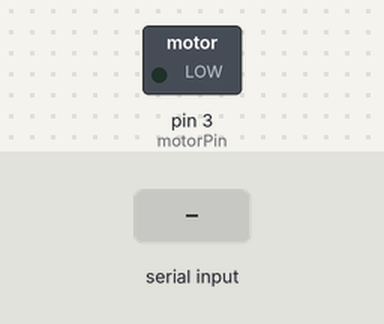
A sketch run on a simulated Arduino Uno, built with avr-gcc and run on an emulated ATmega328P. Shown: switched loads named in the sketch (green lamp = pin HIGH). The test bench sets the inputs (shaded band). What the sketch prints to the serial monitor is not drawn.

Above: at 1.2 s.
1.3 s: "90,45\n" received over Serial
At 1.8 s:
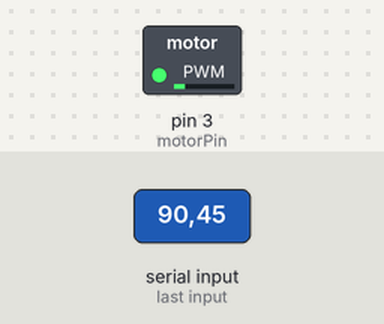
3.8 s: "30,150\n" received over Serial
At 4.6 s:
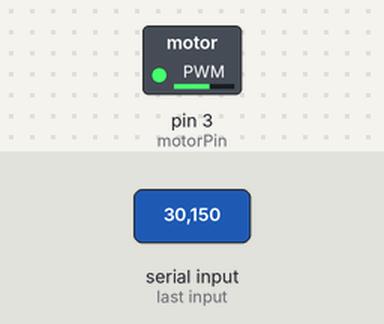
6.3 s: "200\n" received over Serial
At 6.7 s:
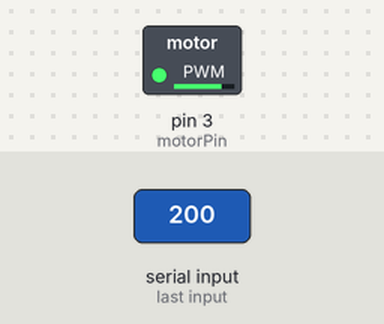
Timing chart, 0 to 9.3 s (numbered marks = the images above; inputs shaded):
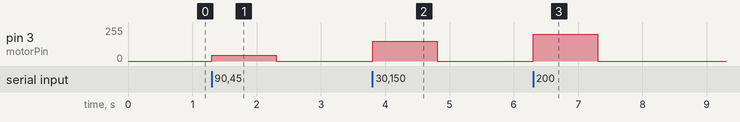

Measured:
- after the input at 1.3 s, pin 3 (motorPin): 0/255 → 45/255 at once, → 0/255 1.0 s later
- after the input at 3.8 s, pin 3 (motorPin): 0/255 → 150/255 at once, → 0/255 1.0 s later
- after the input at 6.3 s, pin 3 (motorPin): 0/255 → 200/255 at once, → 0/255 1.0 s later

The sketch:

Motordriver.ino
```cpp
int motorPin = 3;
void setup() {
  // put your setup code here,  to run once:
  pinMode(motorPin, OUTPUT);
  Serial.begin(9600);
  while (!Serial);
  Serial.println("Speed 0 to 255");
}

void loop() {
  // put your main code here, to run repeatedly:
  if (Serial.available())
  {
    int speed = Serial.parseInt();
    if (speed >= 0 && speed <= 255)
    {
      analogWrite(motorPin, speed);
    }
  }
}
```
